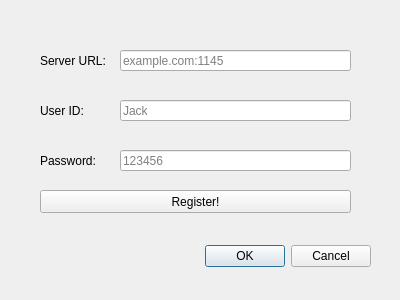
<?xml version="1.0" encoding="UTF-8"?>
<ui version="4.0">
 <class>RegistrationDialog</class>
 <widget class="QDialog" name="RegistrationDialog">
  <property name="geometry">
   <rect>
    <x>0</x>
    <y>0</y>
    <width>400</width>
    <height>300</height>
   </rect>
  </property>
  <property name="minimumSize">
   <size>
    <width>400</width>
    <height>300</height>
   </size>
  </property>
  <property name="maximumSize">
   <size>
    <width>400</width>
    <height>300</height>
   </size>
  </property>
  <property name="windowTitle">
   <string>Dialog</string>
  </property>
  <widget class="QDialogButtonBox" name="buttonBox">
   <property name="geometry">
    <rect>
     <x>30</x>
     <y>240</y>
     <width>341</width>
     <height>32</height>
    </rect>
   </property>
   <property name="orientation">
    <enum>Qt::Horizontal</enum>
   </property>
   <property name="standardButtons">
    <set>QDialogButtonBox::Cancel|QDialogButtonBox::Ok</set>
   </property>
  </widget>
  <widget class="QLineEdit" name="UrlEdit">
   <property name="geometry">
    <rect>
     <x>120</x>
     <y>50</y>
     <width>231</width>
     <height>21</height>
    </rect>
   </property>
   <property name="placeholderText">
    <string>example.com:1145</string>
   </property>
  </widget>
  <widget class="QLabel" name="label">
   <property name="geometry">
    <rect>
     <x>40</x>
     <y>50</y>
     <width>71</width>
     <height>21</height>
    </rect>
   </property>
   <property name="text">
    <string>Server URL: </string>
   </property>
  </widget>
  <widget class="QLabel" name="label_2">
   <property name="geometry">
    <rect>
     <x>40</x>
     <y>100</y>
     <width>71</width>
     <height>21</height>
    </rect>
   </property>
   <property name="text">
    <string>User ID: </string>
   </property>
  </widget>
  <widget class="QLineEdit" name="UserIDEdit">
   <property name="geometry">
    <rect>
     <x>120</x>
     <y>100</y>
     <width>231</width>
     <height>21</height>
    </rect>
   </property>
   <property name="placeholderText">
    <string>Jack</string>
   </property>
  </widget>
  <widget class="QLineEdit" name="PasswordEdit">
   <property name="geometry">
    <rect>
     <x>120</x>
     <y>150</y>
     <width>231</width>
     <height>21</height>
    </rect>
   </property>
   <property name="text">
    <string/>
   </property>
   <property name="echoMode">
    <enum>QLineEdit::Password</enum>
   </property>
   <property name="placeholderText">
    <string>123456</string>
   </property>
  </widget>
  <widget class="QLabel" name="label_3">
   <property name="geometry">
    <rect>
     <x>40</x>
     <y>150</y>
     <width>71</width>
     <height>21</height>
    </rect>
   </property>
   <property name="text">
    <string>Password: </string>
   </property>
  </widget>
  <widget class="QPushButton" name="RegisterButton">
   <property name="geometry">
    <rect>
     <x>40</x>
     <y>190</y>
     <width>311</width>
     <height>23</height>
    </rect>
   </property>
   <property name="text">
    <string>Register!</string>
   </property>
  </widget>
 </widget>
 <resources/>
 <connections>
  <connection>
   <sender>buttonBox</sender>
   <signal>accepted()</signal>
   <receiver>RegistrationDialog</receiver>
   <slot>accept()</slot>
   <hints>
    <hint type="sourcelabel">
     <x>248</x>
     <y>254</y>
    </hint>
    <hint type="destinationlabel">
     <x>157</x>
     <y>274</y>
    </hint>
   </hints>
  </connection>
  <connection>
   <sender>buttonBox</sender>
   <signal>rejected()</signal>
   <receiver>RegistrationDialog</receiver>
   <slot>reject()</slot>
   <hints>
    <hint type="sourcelabel">
     <x>316</x>
     <y>260</y>
    </hint>
    <hint type="destinationlabel">
     <x>286</x>
     <y>274</y>
    </hint>
   </hints>
  </connection>
 </connections>
</ui>
